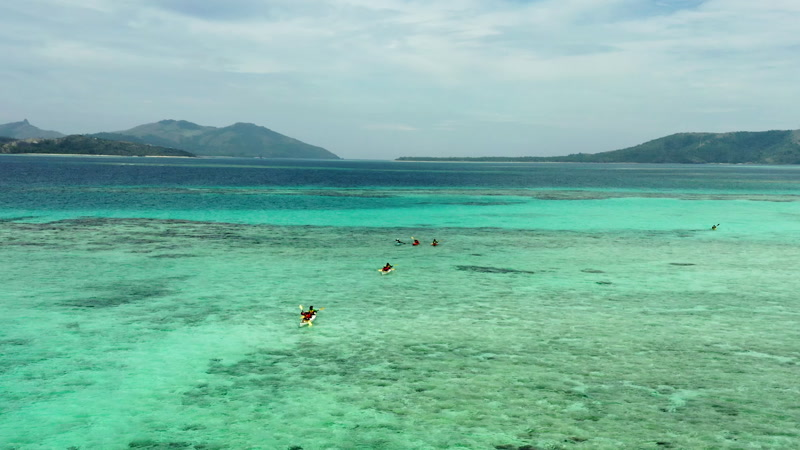
#> input picture 2c05b86521_452932_7-second_w800px.jpeg, 800 x 450 px
$ python pillow_practice.py
#> lines starting #> are read from the running program, lines starting #| are printed output that depends on the picture
from PIL import Image, ImageFilter

class ImageTransformatios:
    def __init__(self, image_path) -> None:
        self.image = Image.open(image_path)
        self.transformed_image = self.image.copy()

    def conver(self):
        self.transformed_image = self.image.convert('L')

    def rotate(self, angle):
        self.transformed_image = self.transformed_image.rotate(angle)

    def blur(self, radius):
        self.transformed_image = self.transformed_image.filter(
            ImageFilter.GaussianBlur(radius=radius)
        )

    def save(self, output_path):
        self.transformed_image.save(output_path)


def image_transformations_make_gray(input_img):
    with Image.open(input_img) as im:
        im.height
        im1 = im.convert('L')
        im1.save('blandwhite.jpeg', format='JPEG')

# input_img = '2ae65326e8_643957_0-second_w800px.jpeg'
# image_transformations_make_gray(input_img)

def image_make_blur(input_img, radius):
    with Image.open(input_img) as im:
        im1 = im.filter(ImageFilter.GaussianBlur(radius=radius))
        im1.save('GaussianBlur.jpeg',format='JPEG')

# image_make_blur('2c05b86521_452932_7-second_w800px.jpeg',1)

def image_crop(input_img, w1, h1, w2, h2):
#> called with input_img = '2c05b86521_452932_7-second_w800px.jpeg', w1 = 100, h1 = 100, w2 = 500, h2 = 500
    with Image.open(input_img) as im:
#> im is the input picture: PIL image 800x450 RGB; mean R, G, B 122.6, 180.9, 163.2
        im1 = im.crop((w1, h1, w2, h2))
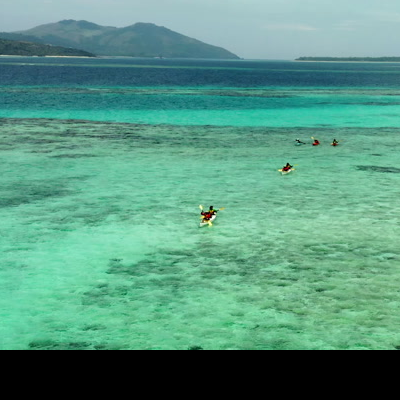
#> im1: PIL image 400x400 RGB; mean R, G, B 88.6, 150.6, 129.5
        im1.save('cropimage.jpeg', format='JPEG')

image_crop('2c05b86521_452932_7-second_w800px.jpeg', 100, 100, 500, 500)
